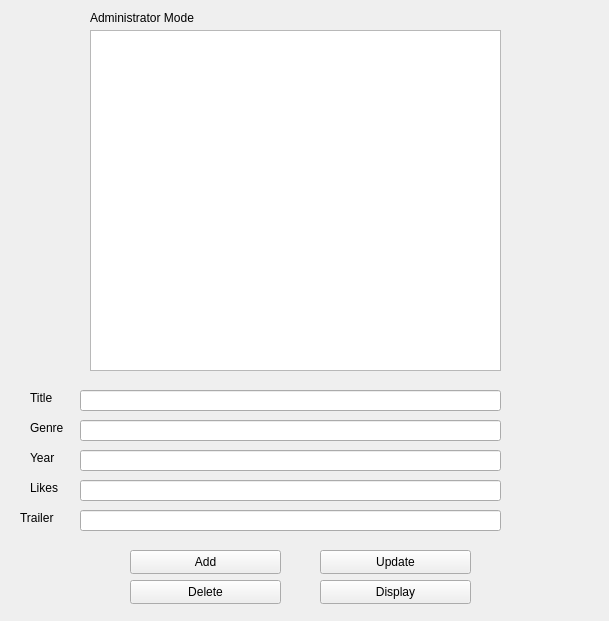
<?xml version="1.0" encoding="UTF-8"?>
<ui version="4.0">
 <class>GUIWithDesignerClass</class>
 <widget class="QWidget" name="GUIWithDesignerClass">
  <property name="geometry">
   <rect>
    <x>0</x>
    <y>0</y>
    <width>609</width>
    <height>621</height>
   </rect>
  </property>
  <property name="windowTitle">
   <string>GUIWithDesigner</string>
  </property>
  <widget class="QLabel" name="Administrator">
   <property name="geometry">
    <rect>
     <x>90</x>
     <y>10</y>
     <width>261</width>
     <height>16</height>
    </rect>
   </property>
   <property name="text">
    <string>Administrator Mode</string>
   </property>
  </widget>
  <widget class="QPushButton" name="addButton">
   <property name="enabled">
    <bool>true</bool>
   </property>
   <property name="geometry">
    <rect>
     <x>130</x>
     <y>550</y>
     <width>151</width>
     <height>24</height>
    </rect>
   </property>
   <property name="text">
    <string>Add</string>
   </property>
   <property name="autoDefault">
    <bool>false</bool>
   </property>
  </widget>
  <widget class="QPushButton" name="deleteButton">
   <property name="geometry">
    <rect>
     <x>130</x>
     <y>580</y>
     <width>151</width>
     <height>24</height>
    </rect>
   </property>
   <property name="text">
    <string>Delete</string>
   </property>
  </widget>
  <widget class="QPushButton" name="updateButton">
   <property name="enabled">
    <bool>true</bool>
   </property>
   <property name="geometry">
    <rect>
     <x>320</x>
     <y>550</y>
     <width>151</width>
     <height>24</height>
    </rect>
   </property>
   <property name="text">
    <string>Update</string>
   </property>
   <property name="autoDefault">
    <bool>false</bool>
   </property>
  </widget>
  <widget class="QPushButton" name="displayButton">
   <property name="enabled">
    <bool>true</bool>
   </property>
   <property name="geometry">
    <rect>
     <x>320</x>
     <y>580</y>
     <width>151</width>
     <height>24</height>
    </rect>
   </property>
   <property name="text">
    <string>Display</string>
   </property>
   <property name="autoDefault">
    <bool>false</bool>
   </property>
  </widget>
  <widget class="QLineEdit" name="TitleLineEdit">
   <property name="geometry">
    <rect>
     <x>80</x>
     <y>390</y>
     <width>421</width>
     <height>21</height>
    </rect>
   </property>
   <property name="text">
    <string/>
   </property>
  </widget>
  <widget class="QLabel" name="TitleLable">
   <property name="geometry">
    <rect>
     <x>30</x>
     <y>390</y>
     <width>49</width>
     <height>16</height>
    </rect>
   </property>
   <property name="text">
    <string>Title</string>
   </property>
  </widget>
  <widget class="QLineEdit" name="GenreLineEdit">
   <property name="geometry">
    <rect>
     <x>80</x>
     <y>420</y>
     <width>421</width>
     <height>21</height>
    </rect>
   </property>
  </widget>
  <widget class="QLineEdit" name="YearLineEdit">
   <property name="geometry">
    <rect>
     <x>80</x>
     <y>450</y>
     <width>421</width>
     <height>21</height>
    </rect>
   </property>
  </widget>
  <widget class="QLineEdit" name="LikesLineEdit">
   <property name="geometry">
    <rect>
     <x>80</x>
     <y>480</y>
     <width>421</width>
     <height>21</height>
    </rect>
   </property>
  </widget>
  <widget class="QLineEdit" name="TrailerLineEdit">
   <property name="geometry">
    <rect>
     <x>80</x>
     <y>510</y>
     <width>421</width>
     <height>21</height>
    </rect>
   </property>
  </widget>
  <widget class="QLabel" name="GenreLable">
   <property name="geometry">
    <rect>
     <x>30</x>
     <y>420</y>
     <width>49</width>
     <height>16</height>
    </rect>
   </property>
   <property name="text">
    <string>Genre</string>
   </property>
  </widget>
  <widget class="QLabel" name="YearLable">
   <property name="geometry">
    <rect>
     <x>30</x>
     <y>450</y>
     <width>49</width>
     <height>16</height>
    </rect>
   </property>
   <property name="text">
    <string>Year</string>
   </property>
  </widget>
  <widget class="QLabel" name="LikesLAble">
   <property name="geometry">
    <rect>
     <x>30</x>
     <y>480</y>
     <width>49</width>
     <height>16</height>
    </rect>
   </property>
   <property name="text">
    <string>Likes</string>
   </property>
  </widget>
  <widget class="QLabel" name="TrailerLable">
   <property name="geometry">
    <rect>
     <x>20</x>
     <y>510</y>
     <width>49</width>
     <height>16</height>
    </rect>
   </property>
   <property name="text">
    <string>Trailer</string>
   </property>
  </widget>
  <widget class="QListWidget" name="MovieListWidget">
   <property name="geometry">
    <rect>
     <x>90</x>
     <y>30</y>
     <width>411</width>
     <height>341</height>
    </rect>
   </property>
  </widget>
 </widget>
 <resources/>
 <connections/>
</ui>
